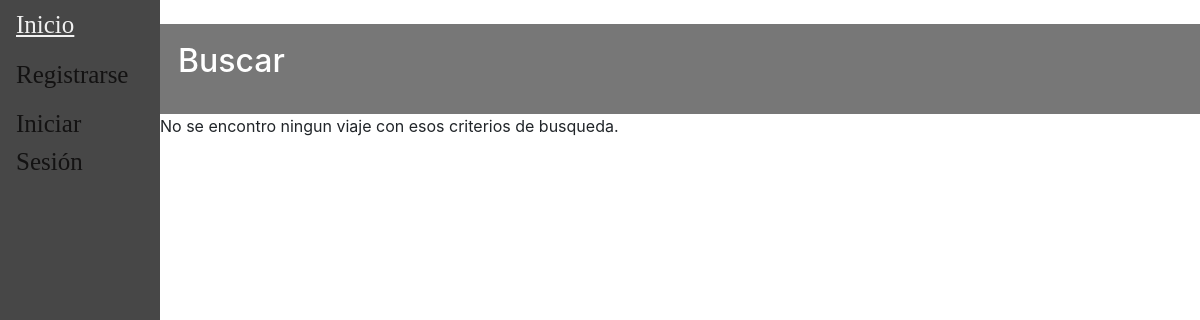
Before: / with the older database file.
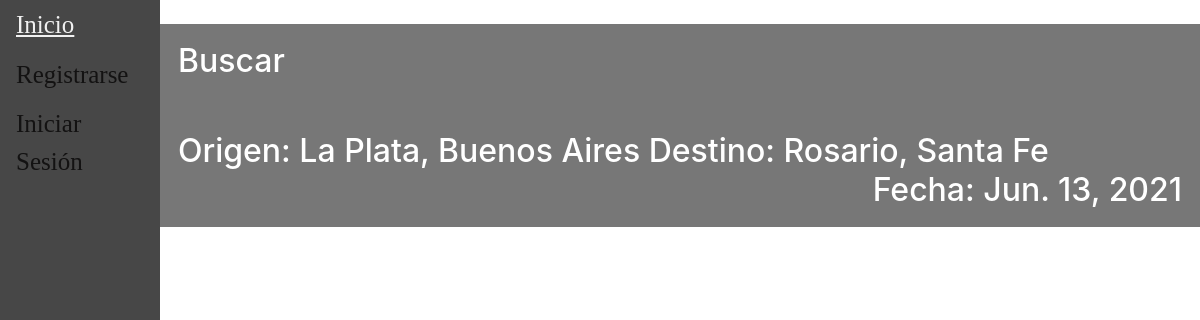
After: the same page with the newer database file.
### main/models.py (models this page shows, shortened)
class Viaje(models.Model):
    descripcion = models.CharField(max_length=100)
    fecha = models.DateField(validators=[MinValueValidator(datetime.date.today()+datetime.timedelta(hours=24))])
    hora = models.TimeField(default=None)
    ruta =  models.ForeignKey(Ruta, default=None, on_delete=models.CASCADE)
    chofer = models.ForeignKey(Chofer, default=None, on_delete=models.CASCADE)
    combi =  models.ForeignKey(Combi, default=None, on_delete=models.CASCADE)
    precio = models.DecimalField(default=None, max_digits=10, decimal_places=2, validators=[MinValueValidator(0)])
    insumo = models.ManyToManyField(Insumo,blank=True)
    pasajeros = models.ManyToManyField(Pasajero, blank=True)
    class Meta:
        unique_together = ('chofer', 'fecha','hora', 'ruta',)
    def __str__(self):
        return (self.descripcion+" "+str(self.ruta)+" "+str(self.fecha))

class Ruta(models.Model):
    origen = models.ForeignKey(Lugar, default=None, on_delete=models.CASCADE, related_name='origen')
    destino = models.ForeignKey(Lugar, default=None, on_delete=models.CASCADE, related_name='destino')
    class Meta:
        unique_together = ('origen', 'destino')
    def __str__(self):
        return str(self.origen)+" - "+str(self.destino)

class Lugar(models.Model):
    localidad = models.CharField(max_length=150)
    provincia = models.CharField(max_length=100)
    class Meta:
        unique_together = ('localidad', 'provincia',)
    def __str__(self):
        return (self.localidad+", "+self.provincia)

### main/views.py (the view)
# urls.py: 2. Add a URL to urlpatterns:  path('', views.home, name='home')
def home(request):
	viajes = Viaje.objects.all().filter(combi__capacidad__gt=0)
	filter = ProductFilter(request.GET, queryset = viajes)
	if request is not None:
		viajes = filter.qs
		print(filter.qs)
	return render(request, "main/home.html", {"listaViaje":viajes, 'filter' : filter})

### main/templates/main/home.html (shortened to what this page needs)
{% extends 'main/base.html' %}
{% block content %}
        <button type="button"  class="viajeCollapse">
          <h2><p style="text-align:left"> Buscar </p></h2>
        </button>
        {%for viaje in listaViaje %}
            <button type="button"  class="viajeCollapse">
                <h2><p style="text-align:left"> Origen: {{viaje.ruta.origen}} Destino: {{viaje.ruta.destino}}
                  <span style="float:right">Fecha: {{viaje.fecha}}</span></p></h2>
            </button>
        {% empty %}
          <p>No se encontro ningun viaje con esos criterios de busqueda.</p>
        {% endfor %}
{% endblock content %}

Changed rows visible on the page:
added Viaje: ruta.origen "La Plata, Buenos Aires", ruta.destino "Rosario, Santa Fe", fecha "Jun. 13, 2021"
Other visible differences:
text no longer shown: "No se encontro ningun viaje con esos criterios de busqueda."
